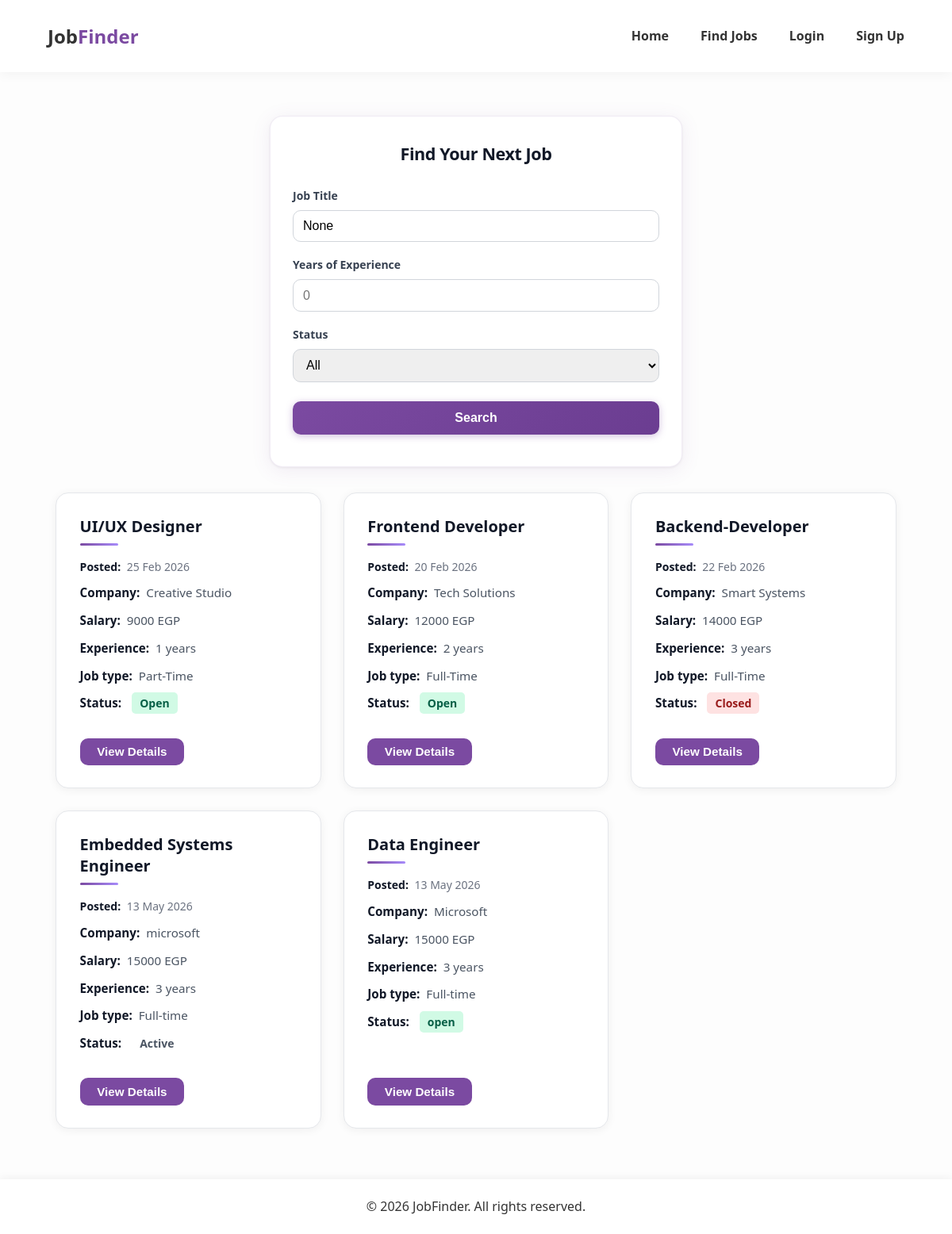
Screenshot of /jobs/ with the database file from the repository.
### jobs/models.py (models this page shows, shortened)
class Job(models.Model):
    name = models.CharField(max_length=100)
    company = models.CharField(max_length=100)
    salary = models.IntegerField()
    experience = models.IntegerField()
    job_type = models.CharField(max_length=50)
    status = models.CharField(max_length=20)
    description = models.TextField()
    responsibilities = models.TextField()
    requirements = models.TextField()
    posted_date = models.DateField()

### page/views.py (the view)
# urls.py: path('', views.jobs_list, name='jobs'),
def jobs(request):
    all_jobs = Job.objects.all()
    title_search = request.GET.get("title")
    exp_search = request.GET.get("experience")
    status_search = request.GET.get("status")
    if title_search:
        all_jobs = all_jobs.filter(name__icontains=title_search)
    if exp_search:
        all_jobs = all_jobs.filter(experience__lte=exp_search)
    if status_search and status_search != "all":
        all_jobs = all_jobs.filter(status__iexact=status_search)
    context = {
        "jobs": all_jobs,
        "title": title_search,
        "experience": exp_search,
        "status": status_search,
    }
    return render(request, "page/jobs.html", context)

### page/templates/page/jobs.html (shortened to what this page needs)
{% load static %}
<!DOCTYPE html>
<html lang="en">
    <head>
        <link rel="stylesheet" href="{% static 'cssFiles/style.css' %}">
        <link rel="stylesheet" href="{% static 'cssFiles/jobs.css' %}">
    </head>
    <body class="jobs-page">
    <header>
        <div><h1 class="logo">Job<span>Finder</span></h1></div>
        <nav class="nav-bar" id="nav-menu">
            {% include "page/partials/nav_main.html" with show_about=False wrap_logout_button=True %}
        </nav>
    </header>
    <section class="page-shell">
        <section class="search-section">
        <h2>Find Your Next Job</h2>
        <form class="search-form" method="GET">
            <div class="form-group">
                <label for="jobTitle">Job Title</label>
                <input type="text"
                       id="jobTitle"
                       name="title"
                       value="{{ title }}"
                       placeholder="Enter job title">
            </div>
            <div class="form-group"><label for="experience">Years of Experience</label>
                <input type="number"
                       id="experience"
                       name="experience"
                       value="{{ experience }}"
                       min="0"
                       placeholder="0">
            </div>
            <div class="form-group">
                <label>Status</label>
                <select id="statusFilter" name="status"><option value="all"
                    >
                    All
                    </option>
                </select></div>
            <div class="form-group">
                <button type="submit"
                        class="btn-primary">
                    Search
                </button>
            </div>
        </form>
        </section>
        <section class="jobs-container">
    {% for job in jobs %}
    <article class="job-card"
    data-title="{{ job.name }}"
    data-experience="{{ job.experience }}"
    data-status="{{ job.status|lower }}">
        <h3>{{ job.name }}</h3>
        <p class="posted-date"><strong>Posted:</strong> {{ job.posted_date|date:"d M Y" }}</p>
        <p><strong>Company:</strong> {{ job.company }}</p>
        <p><strong>Salary:</strong> {{ job.salary }} EGP</p>
        <p><strong>Experience:</strong> {{ job.experience }} years</p>
        <p><strong>Job type:</strong> {{ job.job_type }}</p>
        <p><strong>Status:</strong> <span class="status {{ job.status|lower }}">{{ job.status }}</span></p>
        <a href="{% url 'job_details' job.id %}"><button class="btn-secondary">View Details</button></a>
    </article>
    {% empty %}
    <h3 id="noJobsMessage">⚠ No Jobs Found</h3>
    {% endfor %}
        </section>
    </section>
    <footer>
        &copy; 2026 JobFinder.
        All rights reserved.
    </footer>
    </body>
</html>

### static/cssFiles/style.css (style rules this page uses)
* { margin:0; padding:0; box-sizing:border-box; }
html { scroll-behavior: smooth; scroll-padding-top: 100px; }
body { font-family: 'Segoe UI', Tahoma, Geneva, Verdana, sans-serif; line-height: 1.8; color: #333; background-color: #fdfdfd; padding-top: 90px; display: flex; flex-direction: column; min-height: 100vh }
header { display: flex; justify-content: space-between; align-items: center; padding: 1.5rem 5%; background-color: #fff; box-shadow: 0 2px 15px rgba(0, 0, 0, 0.05); position: fixed; top: 0; left: 0; width: 100%; z-index: 1000; }
.logo { color: #333; font-size:24px; font-weight:bold; }
.logo span { color: #7b4aa1; }
footer { text-align: center; padding: 20px; background-color: #fff; bottom: 0; width: 100%; z-index: 1000; box-shadow: 0 -2px 10px rgba(0, 0, 0, 0.05); margin-top: auto; }
.search-section { background: #fff; padding: 1.75rem 1.75rem 1.5rem; border-radius: 16px; box-shadow: 0 4px 24px rgba(123, 74, 161, 0.1), 0 1px 3px rgba(0, 0, 0, 0.06); width: 100%; max-width: min(520px, 92vw); margin: 1.5rem auto 0.5rem; text-align: left; border: 1px solid rgba(123, 74, 161, 0.1); }
.search-section h2 { text-align: center; font-size: 1.35rem; color: #111827; margin-bottom: 1.25rem; letter-spacing: -0.02em; }
.search-section .form-group { margin-bottom: 1rem; text-align: left; }
.search-section .form-group label { display: block; font-weight: 600; font-size: 0.875rem; color: #374151; margin-bottom: 0.35rem; }
.search-section input, .search-section select { width: 100%; padding: 0.65rem 0.75rem; margin: 0; border-radius: 10px; border: 1px solid #d1d5db; font-size: 1rem; }
.search-section button { width: 100%; margin-top: 0.5rem; padding: 0.75rem 1rem; border: none; border-radius: 10px; background: linear-gradient(135deg, #7b4aa1 0%, #6b3d91 100%); color: #fff; font-weight: 700; font-size: 1rem; cursor: pointer; box-shadow: 0 2px 10px rgba(123, 74, 161, 0.35); transition: transform 0.15s, box-shadow 0.2s; }
.jobs-container { display: grid; grid-template-columns: repeat(auto-fill, minmax(min(100%, 320px), 1fr)); gap: 1.75rem; padding: 1.5rem 5% 3rem; max-width: 1180px; margin: 0 auto; align-items: stretch; }
.job-card { display: flex; flex-direction: column; align-items: stretch; padding: 1.75rem 1.85rem; min-height: 280px; border-radius: 16px; background: #fff; border: 1px solid #e5e7eb; box-shadow: 0 2px 12px rgba(0, 0, 0, 0.06); transition: transform 0.25s ease, box-shadow 0.25s ease; }
.job-card h3 { font-size: 1.25rem; line-height: 1.35; margin-bottom: 0.65rem; color: #111827; word-break: break-word; }
.job-card p { margin: 0.35rem 0; font-size: 0.95rem; line-height: 1.55; color: #4b5563; }
.job-card strong { color: #111827; font-weight: 600; margin-right: 0.25rem; }
.job-card h3::after { content: ""; display: block; width: 48px; height: 3px; background: linear-gradient(90deg, #7b4aa1, #a78bfa); margin-top: 0.5rem; border-radius: 2px; }
.job-card > a { margin-top: auto; padding-top: 1rem; align-self: flex-start; }
.job-card .posted-date { font-size: 0.875rem; color: #6b7280; }
button { padding:10px 16px; border:none; background-color:#7b4aa1; color:white; border-radius:5px; cursor:pointer; }
.btn-secondary { padding:8px 14px; border-radius:6px; border:none; background-color:#7b4aa1; color:white; cursor:pointer; margin-top:10px; }
.status { padding:4px 10px; border-radius:5px; font-size:14px; font-weight:bold; margin-left:5px; }
.status.open { background-color:#d1fae5; color:#065f46; }
.status.closed { background-color:#fee2e2; color:#991b1b; }
.posted-date { color:#666; font-size:14px; }

### rows the page displays
Job: name "UI/UX Designer", posted_date "25 Feb 2026", company "Creative Studio", salary "9000", experience "1", job_type "Part-Time", status "Open"
Job: name "Frontend Developer", posted_date "20 Feb 2026", company "Tech Solutions", salary "12000", experience "2", job_type "Full-Time", status "Open"
Job: name "Backend-Developer", posted_date "22 Feb 2026", company "Smart Systems", salary "14000", experience "3", job_type "Full-Time", status "Closed"
Job: name "Embedded Systems Engineer", posted_date "13 May 2026", company "microsoft", salary "15000", experience "3", job_type "Full-time", status "Active"
Job: name "Data Engineer", posted_date "13 May 2026", company "Microsoft", salary "15000", experience "3", job_type "Full-time", status "open"
